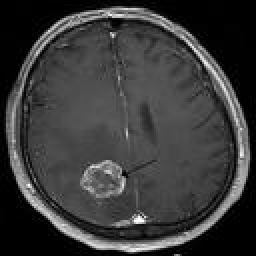
%> input picture cat1_resized.jpg, 128 x 128 px (shown 2 times larger)
$ octave brain_tumor_detection.m   (GNU Octave 9; MATLAB toolbox functions it lacks are replaced by stand-ins)
%> lines starting %> are read from the running program, lines starting %| are printed output that depends on the picture; in (x1, y1, x2, y2) boxes, pixels count from 0 and x2, y2 are one past the last pixel; in counts of white or black regions, pixels touching at a corner belong together; the program's own positions count from 1
clc;
clear all;
close all;

% Read and preprocess image
img = imread('C:\Users\Praneetha\OneDrive\Desktop\help\tumor\cat1_resized.jpg');
%> img is the input picture: size 128x128x3 uint8; min 0, max 255, mean 57.9
if size(img, 3) == 3
    img_gray = rgb2gray(img);
else
    img_gray = img;
end

% Resize to target size
target_size = [128 128];
img_resized = imresize(img_gray, target_size);

% Enhance contrast and brightness
enhanced = imadjust(img_resized, [0.2 0.98], []);
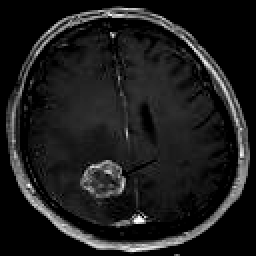
%> enhanced: size 128x128 uint8 (shown 2 times larger); min 0, max 255, mean 28.6
enhanced = adapthisteq(enhanced, 'ClipLimit', 0.06);
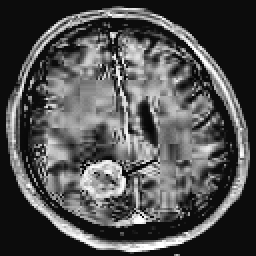
%> enhanced: size 128x128 uint8 (shown 2 times larger); min 0, max 255, mean 80.3

% Get intensity variation
intensity_std = std(double(enhanced(:)));
%> intensity_std = 70.97

% Initial tumor detection using stricter intensity thresholding
sorted_intensities = sort(enhanced(:), 'descend');
threshold = sorted_intensities(round(numel(sorted_intensities) * 0.03)); % Top 3%
%> threshold = 221
tumor = enhanced > threshold * 0.75;
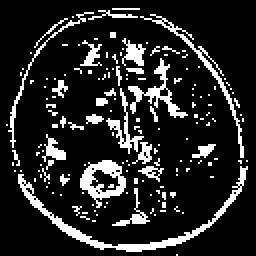
%> tumor: size 128x128 logical (shown 2 times larger); 15% white in thin lines or dots

% Apply a mask to exclude outer boundaries (focus on center)
center_mask = false(size(tumor));
center_y = round(size(tumor, 1) / 2);
%> center_y = 64
center_x = round(size(tumor, 2) / 2);
%> center_x = 64
radius = min(center_y, center_x) * 0.6;
%> radius = 38.4
[yy, xx] = meshgrid(1:size(tumor, 2), 1:size(tumor, 1));
circle = (xx - center_x).^2 + (yy - center_y).^2 <= radius^2;
tumor = tumor & circle;
%> tumor: size 128x128 logical; 6.6% white in thin lines or dots, all inside (x1, y1, x2, y2) = (26, 25, 102, 102)

% Edge detection to refine boundaries
edges = edge(enhanced, 'canny', 0.5);
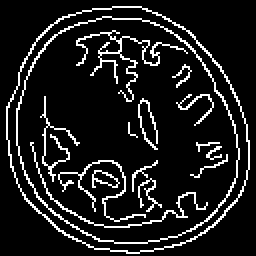
%> edges: size 128x128 logical (shown 2 times larger); 11.2% white in thin lines or dots
tumor = tumor & ~edges;
%> tumor: size 128x128 logical; 6.1% white in thin lines or dots, all inside (x1, y1, x2, y2) = (26, 25, 101, 102)

% ... your preprocessing code remains the same ...
% Define structuring elements (must be declared before usage)
se1 = strel('disk', 2);
se2 = strel('disk', 6);


% ---- UPDATED: Morphological and shape filtering ----
tumor = imopen(tumor, se1);
%> tumor: size 128x128 logical; 1.3% white; 9 white regions (5 under 20 px), largest, box (x1, y1, x2, y2) and area: (49, 81, 58, 87) 37, (40, 86, 46, 95) 35, (63, 25, 71, 31) 31, (73, 43, 80, 49) 23
tumor = imclose(tumor, se2);
%> tumor: size 128x128 logical; 1.5% white; 7 white regions (4 under 20 px), largest, box (x1, y1, x2, y2) and area: (40, 81, 58, 95) 87, (66, 42, 80, 49) 56, (63, 25, 71, 31) 31
tumor = imfill(tumor, 'holes');

% Remove small objects and false detections
tumor = bwareaopen(tumor, 30);  % increased from 5 to 30 to remove noise
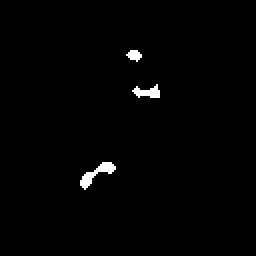
%> tumor: size 128x128 logical (shown 2 times larger); 1.1% white; 3 white regions, box (x1, y1, x2, y2) and area: (40, 81, 58, 95) 87, (66, 42, 80, 49) 56, (63, 25, 71, 31) 31

% ---- NEW: Filter regions by shape (eccentricity, area) ----
stats = regionprops(tumor, 'Area', 'Eccentricity', 'PixelIdxList');
%> stats = 3 regions; Area and Eccentricity: 87 0.961, 56 0.93, 31 0.699
tumor_mask = false(size(tumor));
for i = 1:length(stats)
    area = stats(i).Area;
    ecc = stats(i).Eccentricity;
    if area > 50 && ecc < 0.95 % filter out overly round regions
        tumor_mask(stats(i).PixelIdxList) = true;
    end
end
%> this loop made 3 passes
%> (area, ecc) on passes 1 to 3: (87, 0.961), (31, 0.699), (56, 0.93)
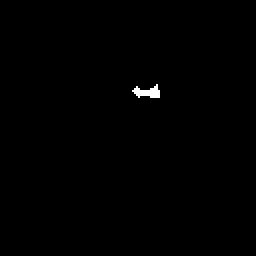
%> tumor_mask: size 128x128 logical (shown 2 times larger); 0.34% white; 1 white region, box (x1, y1, x2, y2) and area: (66, 42, 80, 49) 56

% ---- Reapply center mask ----
tumor_mask = tumor_mask & circle;

% ---- Tighter condition to reject tiny or suspicious detections ----
tumor_area_ratio = sum(tumor_mask(:)) / numel(tumor_mask);
%> tumor_area_ratio = 0.00342
if tumor_area_ratio < 0.001 || intensity_std < 10 || sum(tumor_mask(:)) < 60
    tumor_mask = false(size(tumor_mask)); % No tumor
end


% Visualization
figure('Position', [100 100 1200 500]);

subplot(1, 2, 1);
imshow(img_resized);
title(['Original MRI Image (H x W=', num2str(target_size(1)), 'x', num2str(target_size(2)), ')']);
hold on;
contours = bwboundaries(tumor_mask);
%> contours = {}
for k = 1:length(contours)
    boundary = contours{k};
    plot(boundary(:,2), boundary(:,1), 'g', 'LineWidth', 2);
end
hold off;

subplot(1, 2, 2);
tumor_vis = uint8(zeros([target_size 3]));
tumor_vis(:,:,3) = 128; % Dark blue background
for i = 1:3
    channel = tumor_vis(:,:,i);
    channel(tumor_mask) = 255; % White tumor
    tumor_vis(:,:,i) = channel;
end
%> channel: size 128x128 uint8; every value is 128
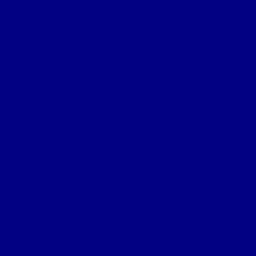
%> tumor_vis: size 128x128x3 uint8 (shown 2 times larger); mean R, G, B 0, 0, 128
imshow(tumor_vis);

if sum(tumor_mask(:)) == 0
    title('No Tumor Detected');
else
    title('Tumor Masked in White');
end

hold on;
for k = 1:length(contours)
    boundary = contours{k};
    plot(boundary(:,2), boundary(:,1), 'w', 'LineWidth', 1);
end
hold off;
